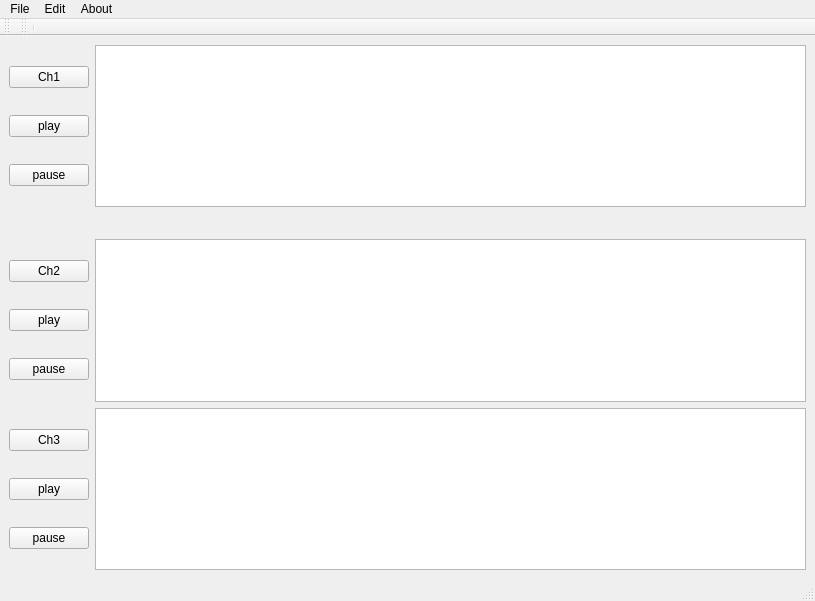
<?xml version="1.0" encoding="UTF-8"?>
<ui version="4.0">
 <class>MainWindow</class>
 <widget class="QMainWindow" name="MainWindow">
  <property name="geometry">
   <rect>
    <x>0</x>
    <y>0</y>
    <width>815</width>
    <height>601</height>
   </rect>
  </property>
  <property name="mouseTracking">
   <bool>true</bool>
  </property>
  <property name="windowTitle">
   <string>MainWindow</string>
  </property>
  <property name="autoFillBackground">
   <bool>true</bool>
  </property>
  <widget class="QWidget" name="centralwidget">
   <layout class="QGridLayout" name="gridLayout">
    <item row="0" column="0">
     <layout class="QHBoxLayout" name="horizontalLayout_2">
      <item>
       <layout class="QVBoxLayout" name="verticalLayout">
        <item>
         <widget class="QPushButton" name="pushButton_3">
          <property name="text">
           <string>Ch1</string>
          </property>
         </widget>
        </item>
        <item>
         <widget class="QPushButton" name="pushButton_2">
          <property name="text">
           <string>play</string>
          </property>
         </widget>
        </item>
        <item>
         <widget class="QPushButton" name="pushButton">
          <property name="text">
           <string>pause</string>
          </property>
         </widget>
        </item>
       </layout>
      </item>
      <item>
       <widget class="PlotWidget" name="graphicsView"/>
      </item>
     </layout>
    </item>
    <item row="1" column="0">
     <widget class="QSplitter" name="splitter">
      <property name="orientation">
       <enum>Qt::Horizontal</enum>
      </property>
     </widget>
    </item>
    <item row="3" column="0">
     <widget class="QLabel" name="label">
      <property name="text">
       <string/>
      </property>
     </widget>
    </item>
    <item row="5" column="0">
     <layout class="QHBoxLayout" name="horizontalLayout_3">
      <item>
       <layout class="QVBoxLayout" name="verticalLayout_2">
        <item>
         <widget class="QPushButton" name="pushButton_6">
          <property name="text">
           <string>Ch2</string>
          </property>
         </widget>
        </item>
        <item>
         <widget class="QPushButton" name="pushButton_9">
          <property name="text">
           <string>play</string>
          </property>
         </widget>
        </item>
        <item>
         <widget class="QPushButton" name="pushButton_10">
          <property name="text">
           <string>pause</string>
          </property>
         </widget>
        </item>
       </layout>
      </item>
      <item>
       <widget class="PlotWidget" name="graphicsView_2"/>
      </item>
     </layout>
    </item>
    <item row="6" column="0">
     <layout class="QHBoxLayout" name="horizontalLayout_4">
      <item>
       <layout class="QVBoxLayout" name="verticalLayout_3">
        <item>
         <widget class="QPushButton" name="pushButton_11">
          <property name="text">
           <string>Ch3</string>
          </property>
         </widget>
        </item>
        <item>
         <widget class="QPushButton" name="pushButton_14">
          <property name="text">
           <string>play</string>
          </property>
         </widget>
        </item>
        <item>
         <widget class="QPushButton" name="pushButton_15">
          <property name="text">
           <string>pause</string>
          </property>
         </widget>
        </item>
       </layout>
      </item>
      <item>
       <widget class="PlotWidget" name="graphicsView_3"/>
      </item>
     </layout>
    </item>
   </layout>
  </widget>
  <widget class="QMenuBar" name="menubar">
   <property name="geometry">
    <rect>
     <x>0</x>
     <y>0</y>
     <width>815</width>
     <height>21</height>
    </rect>
   </property>
   <widget class="QMenu" name="menuSignal_Viewer">
    <property name="title">
     <string>File</string>
    </property>
    <addaction name="actionNew"/>
    <addaction name="actionOpen"/>
    <addaction name="separator"/>
    <addaction name="actionSave_2"/>
    <addaction name="actionSave_as"/>
    <addaction name="separator"/>
   </widget>
   <widget class="QMenu" name="menuEdit">
    <property name="title">
     <string>Edit</string>
    </property>
    <addaction name="actionCut"/>
    <addaction name="actionCopy"/>
    <addaction name="actionPast"/>
    <addaction name="separator"/>
    <addaction name="actionRedo"/>
    <addaction name="actionUndo"/>
   </widget>
   <widget class="QMenu" name="menuAbout">
    <property name="title">
     <string>About</string>
    </property>
    <addaction name="actionAbout_Signal_Viewer"/>
   </widget>
   <addaction name="menuSignal_Viewer"/>
   <addaction name="menuEdit"/>
   <addaction name="menuAbout"/>
  </widget>
  <widget class="QStatusBar" name="statusbar"/>
  <widget class="QToolBar" name="toolBar">
   <property name="windowTitle">
    <string>toolBar</string>
   </property>
   <attribute name="toolBarArea">
    <enum>TopToolBarArea</enum>
   </attribute>
   <attribute name="toolBarBreak">
    <bool>false</bool>
   </attribute>
  </widget>
  <widget class="QToolBar" name="toolBar_2">
   <property name="windowTitle">
    <string>toolBar_2</string>
   </property>
   <attribute name="toolBarArea">
    <enum>TopToolBarArea</enum>
   </attribute>
   <attribute name="toolBarBreak">
    <bool>false</bool>
   </attribute>
   <addaction name="separator"/>
  </widget>
  <action name="actionNew">
   <property name="icon">
    <iconset theme="png">
     <normaloff>.</normaloff>.</iconset>
   </property>
   <property name="text">
    <string>New</string>
   </property>
  </action>
  <action name="actionSave">
   <property name="text">
    <string>Save</string>
   </property>
  </action>
  <action name="actionOpen">
   <property name="text">
    <string>Open</string>
   </property>
  </action>
  <action name="actionSave_2">
   <property name="text">
    <string>Save</string>
   </property>
  </action>
  <action name="actionSave_as">
   <property name="text">
    <string>Save as</string>
   </property>
  </action>
  <action name="actionCut">
   <property name="text">
    <string>Cut</string>
   </property>
  </action>
  <action name="actionCopy">
   <property name="text">
    <string>Copy</string>
   </property>
  </action>
  <action name="actionPast">
   <property name="text">
    <string>Past</string>
   </property>
  </action>
  <action name="actionRedo">
   <property name="text">
    <string>Redo</string>
   </property>
  </action>
  <action name="actionUndo">
   <property name="text">
    <string>Undo</string>
   </property>
  </action>
  <action name="actionAbout_Signal_Viewer">
   <property name="text">
    <string>About Signal Viewer</string>
   </property>
  </action>
 </widget>
 <customwidgets>
  <customwidget>
   <class>PlotWidget</class>
   <extends>QGraphicsView</extends>
   <header>pyqtgraph</header>
  </customwidget>
 </customwidgets>
 <resources/>
 <connections/>
</ui>
